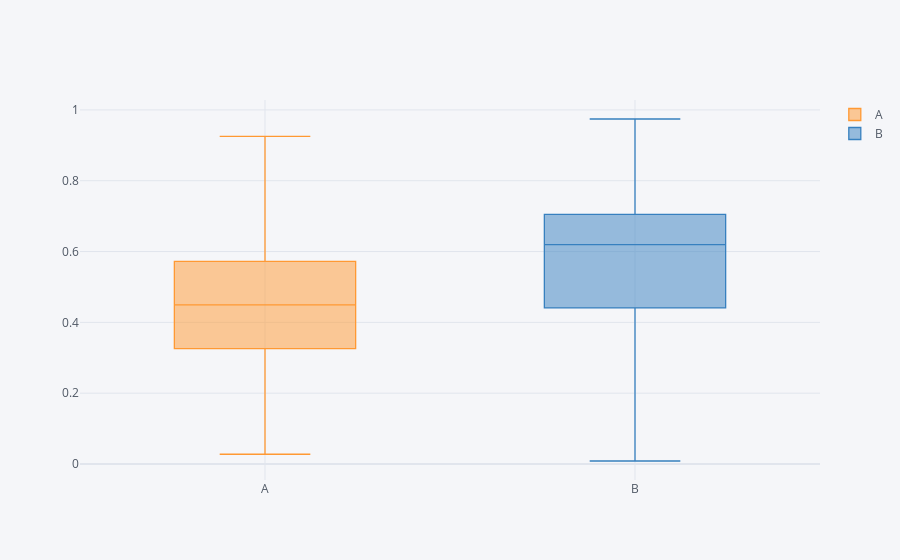

Write notebook code for a chart like this one.
### Code cell
df.iplot(kind = 'box')

### Figure 1 — Plotly figure (JSON) as saved in the notebook; plotly's stock layout.template omitted (floating-point values rounded to 4 significant figures)
{"data": [{"boxpoints": false, "line": {"width": 1.3}, "marker": {"color": "rgba(255, 153, 51, 1.0)"}, "name": "A", "orientation": "v", "type": "box", "y": [0.3267, 0.02737, 0.5507, 0.9256, 0.7556, 0.3256, 0.4122, 0.487, 0.572, 0.07487]}, {"boxpoints": false, "line": {"width": 1.3}, "marker": {"color": "rgba(55, 128, 191, 1.0)"}, "name": "B", "orientation": "v", "type": "box", "y": [0.4408, 0.6147, 0.2297, 0.7048, 0.008371, 0.6689, 0.9744, 0.6248, 0.4985, 0.8097]}], "layout": {"legend": {"bgcolor": "#F5F6F9", "font": {"color": "#4D5663"}}, "paper_bgcolor": "#F5F6F9", "plot_bgcolor": "#F5F6F9", "title": {"font": {"color": "#4D5663"}}, "xaxis": {"gridcolor": "#E1E5ED", "showgrid": true, "tickfont": {"color": "#4D5663"}, "title": {"font": {"color": "#4D5663"}, "text": ""}, "zerolinecolor": "#E1E5ED"}, "yaxis": {"gridcolor": "#E1E5ED", "showgrid": true, "tickfont": {"color": "#4D5663"}, "title": {"font": {"color": "#4D5663"}, "text": ""}, "zerolinecolor": "#E1E5ED"}}}
